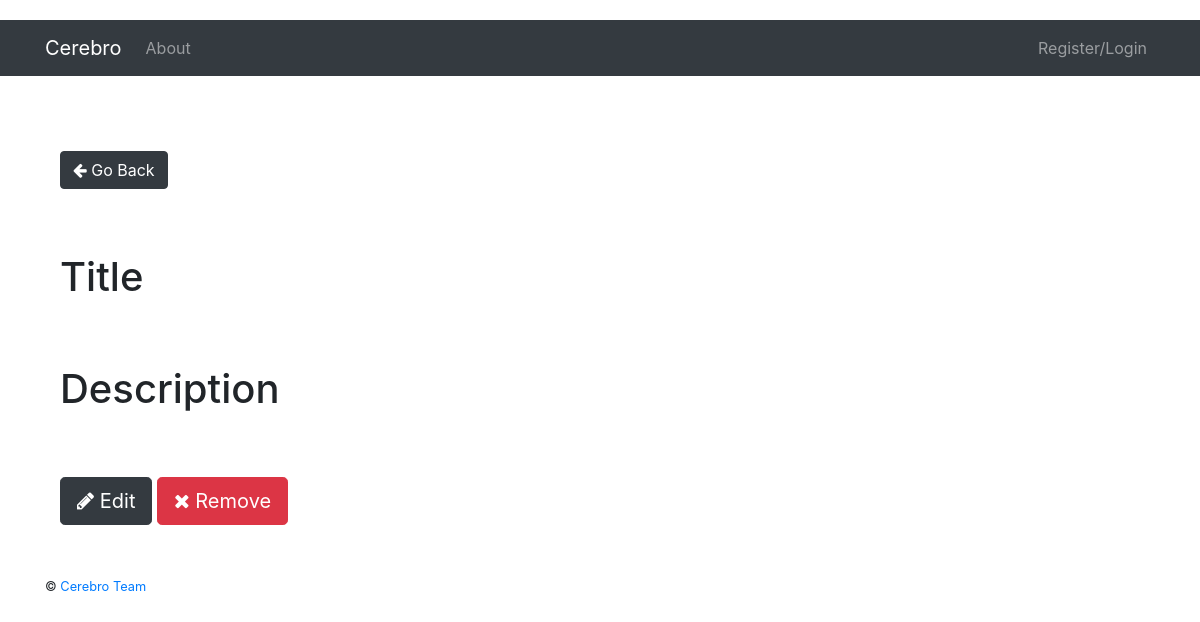
Before: /ideas/241/ with the older database file.
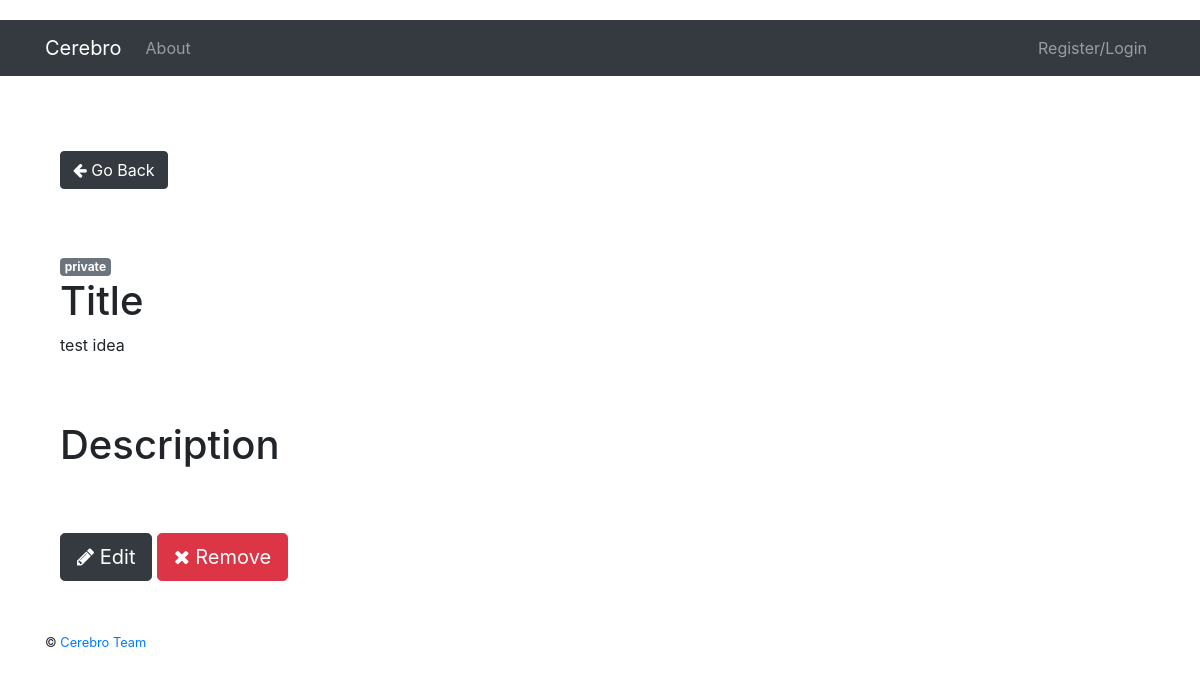
After: the same page with the newer database file.
### project/server/models.py (models this page shows, shortened)
class Idea(db.Model):
    __tablename__ = "ideas"
    id = db.Column(db.Integer, primary_key=True, autoincrement=True)
    title = db.Column(db.String(255), nullable=False)
    description = db.Column(db.String(1024), nullable=True)
    owner = db.Column(db.Integer, nullable=False)
    rating = db.Column(db.Integer, nullable=True)
    created_date = db.Column(db.DateTime, nullable=False)
    access = db.Column(db.String(255), nullable=False)

### project/server/user/views.py (the view)
@user_blueprint.route('/ideas/<idea>/', methods=['GET', 'POST'])
def idea_detail(idea):
    idea_result = Idea.query.filter_by(id=idea).first()
    return render_template('user/idea_detail.html', idea=idea_result)

### project/client/templates/user/idea_detail.html (shortened to what this page needs)
{% extends "_base.html" %}
{% block content %}
    <div class="container">
        <nav aria-label="...">
            <ul class="pagination">
                <li class="previous">
                    <a class="btn btn-dark ml-auto" href="{{ url_for("user.ideas") }}">
                        <i class="fa fa-arrow-left"></i> Go Back
                    </a>
                </li>
            </ul>
        </nav>
    <br><br>
    <span class="badge badge-secondary">{{ idea.access }}</span>
    <h1>Title </h1>
    <p>{{ idea.title }} </p>
    <br><br>
    <h1>Description</h1>
    <br><br>
    <a class="btn btn-dark btn-lg ml-auto" href="{{ url_for('user.edit_idea', idea=idea.id) }}">
        <i class="fa fa-pencil"></i> Edit
    </a>
    <button type="button" class="btn btn-danger btn-lg" data-toggle="modal" data-target="#confirmModal">
        <i class="fa fa-times"></i> Remove
    </button>
{% endblock %}

### project/client/templates/_base.html (shortened to what this page needs)
<!DOCTYPE html>
<html>
  <head>
      <link rel="stylesheet" href="//maxcdn.bootstrapcdn.com/bootstrap/4.0.0/css/bootstrap.min.css">
    <link href="{{url_for('static', filename='main.css')}}" rel="stylesheet" media="screen">
      <link rel="stylesheet" href="{{url_for('static', filename='user_profile.css')}}">
      <link href="//cdnjs.cloudflare.com/ajax/libs/font-awesome/4.4.0/css/font-awesome.min.css" rel="stylesheet" type="text/css" />
      <link rel="stylesheet" href="{{url_for('static', filename='css/froala/froala_editor.css')}}">
      <link rel="stylesheet" href="{{url_for('static', filename='css/froala/froala_style.css')}}">
      <link rel="stylesheet" href="{{url_for('static', filename='css/froala/plugins/code_view.css')}}">
      <link rel="stylesheet" href="{{url_for('static', filename='css/froala/plugins/image_manager.css')}}">
      <link rel="stylesheet" href="{{url_for('static', filename='css/froala/plugins/image.css')}}">
      <link rel="stylesheet" href="{{url_for('static', filename='css/froala/plugins/table.css')}}">
      <link rel="stylesheet" href="{{url_for('static', filename='css/froala/plugins/video.css')}}">
      <link rel="stylesheet" href="//cdnjs.cloudflare.com/ajax/libs/codemirror/5.3.0/codemirror.min.css">
      <link href="{{url_for('static', filename='user_profile.css')}}" rel="stylesheet" media="screen">
  </head>
  <body>
    {% include 'header.html' %}
    <div class="site-content">
      <div class="container">
        {% block content %}{% endblock %}
        <br>
      </div>
    </div>
    <br><br>
    {% include 'footer.html' %}
  </body>
</html>

### project/client/templates/header.html (shortened to what this page needs)
<header class="site-header">
  <nav class="navbar navbar-expand-lg navbar-dark bg-dark navbar-fixed-top" role="navigation">
    <div class="container">
          <a class="navbar-brand" href="{{ url_for('main.home') }}">Cerebro</a>
      <div class="collapse navbar-collapse" id="navbarNav">
        <ul class="navbar-nav">
          <li class="nav-item"><a class="nav-link" href="{{ url_for('main.about') }}">About</a></li>
        </ul>
        <ul class="navbar-nav ml-auto">
          {% if current_user.is_authenticated %}
              <li class="nav-item"><a class="nav-link" href="{{ url_for('user.account') }}">Profile</a></li>
            <li class="nav-item"><a class="nav-link" href="{{ url_for('user.logout') }}">Logout</a></li>
              <li class="nav-item"><a class="nav-link" href="{{ url_for('user.reset_password') }}">Reset Password</a></li>
          {% else %}
            <li class="nav-item"><a class="nav-link" href="{{ url_for('user.login') }}">&nbsp;Register/Login</a></li>
          {% endif %}
        </ul>
      </div>
    </div>
  </nav>
</header>

### project/client/templates/footer.html
<footer>
  <div class="container">
    <small>
      <span>© <a href="mailto:jkassel@gmail.com">Cerebro Team</a></span>
        <br><br>
    </small>
  </div>
</footer>

### project/client/static/main.css (style rules this page uses)
.site-content { padding-top: 75px; }

### project/client/static/user_profile.css (style rules this page uses)
body { margin-top:20px; }

Changed rows visible on the page:
added Idea: access "private", title "test idea"
